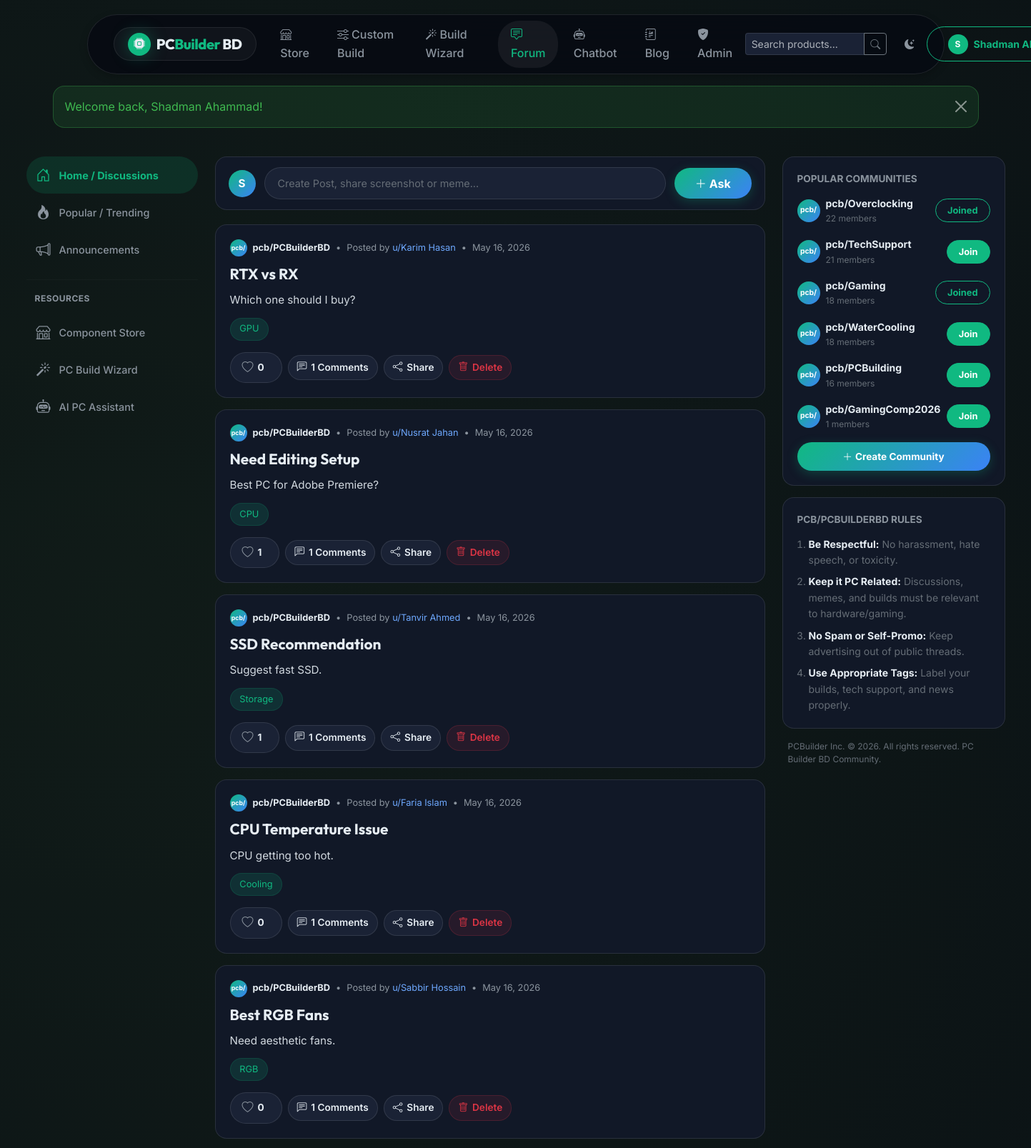
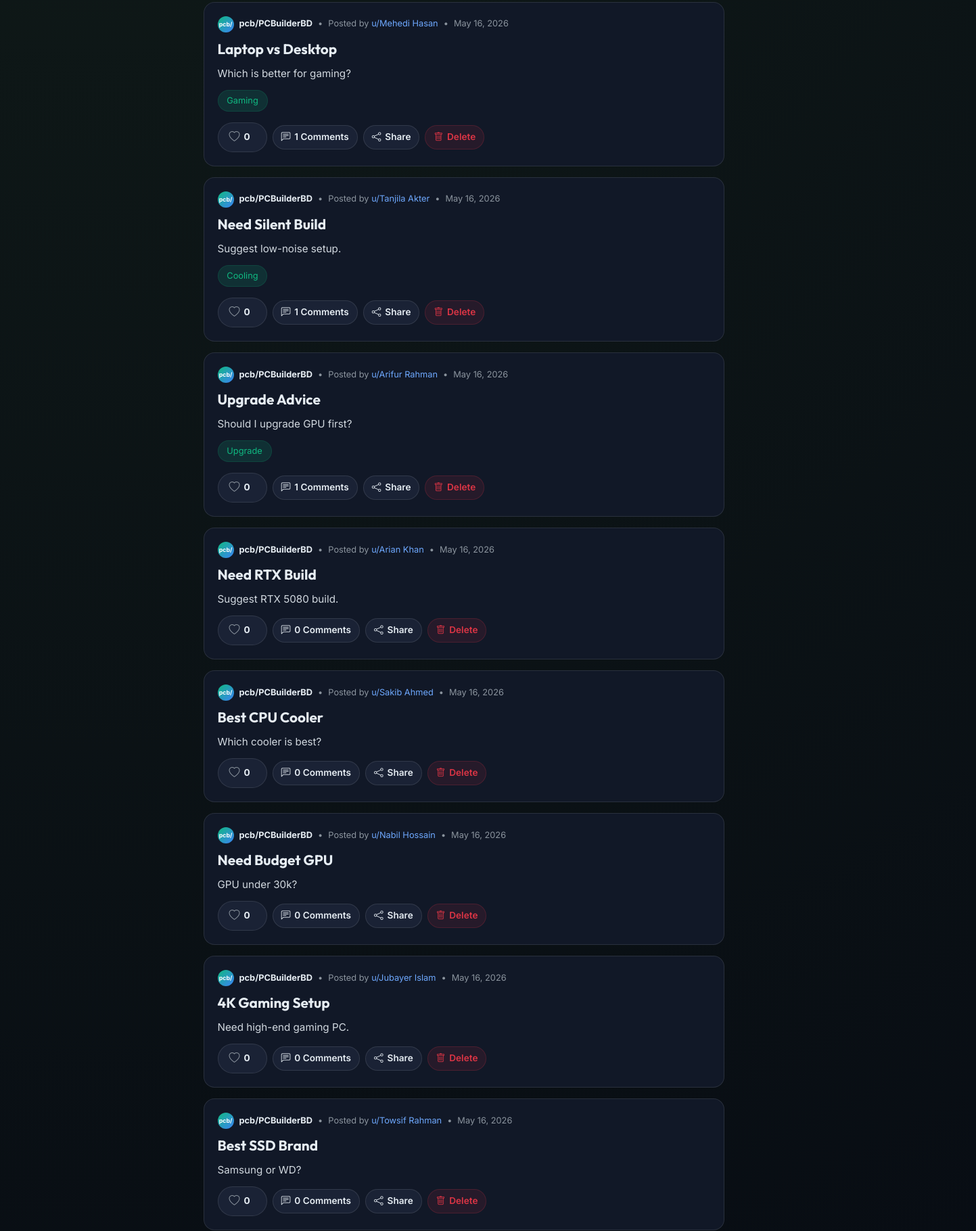
The page /forum.php (signed in, upper part) on the database its author committed (2 pictures, top to bottom).
### tables this page shows
CREATE TABLE `post` (
  `post_id` int(11) NOT NULL AUTO_INCREMENT,
  `user_id` int(11) NOT NULL,
  `title` varchar(100) NOT NULL,
  `content` text NOT NULL,
  `created_at` timestamp NOT NULL DEFAULT current_timestamp(),
  `image_path` varchar(255) DEFAULT NULL,
  `community_id` int(11) DEFAULT NULL,
  PRIMARY KEY (`post_id`),
  KEY `fk_user_id_post` (`user_id`),
  KEY `fk_post_community` (`community_id`),
  CONSTRAINT `fk_post_community` FOREIGN KEY (`community_id`) REFERENCES `community` (`community_id`) ON DELETE SET NULL ON UPDATE CASCADE,
  CONSTRAINT `fk_user_id_post` FOREIGN KEY (`user_id`) REFERENCES `user` (`user_id`) ON DELETE CASCADE ON UPDATE CASCADE
);

CREATE TABLE `user` (
  `user_id` int(11) NOT NULL AUTO_INCREMENT,
  `user_name` varchar(30) NOT NULL,
  `email` varchar(100) NOT NULL,
  `user_password` varchar(255) NOT NULL,
  `role` enum('user','admin','moderator') NOT NULL DEFAULT 'user',
  `created_at` timestamp NOT NULL DEFAULT current_timestamp(),
  PRIMARY KEY (`user_id`)
);

CREATE TABLE `community` (
  `community_id` int(11) NOT NULL AUTO_INCREMENT,
  `name` varchar(50) NOT NULL,
  `description` text DEFAULT NULL,
  `created_by` int(11) NOT NULL,
  `created_at` timestamp NOT NULL DEFAULT current_timestamp(),
  PRIMARY KEY (`community_id`),
  UNIQUE KEY `name` (`name`),
  KEY `fk_comm_creator` (`created_by`),
  CONSTRAINT `fk_comm_creator` FOREIGN KEY (`created_by`) REFERENCES `user` (`user_id`) ON DELETE CASCADE
);

### includes/auth.php (called while the page is built, shortened)
<?php
function get_auth_user(): ?array {
    if (!empty($_SESSION['user'])) return $_SESSION['user'];
    return null;
}
function is_logged_in(): bool { return get_auth_user() !== null; }
function is_moderator(): bool {
    $u = get_auth_user();
    return $u && (in_array($u['role'] ?? '', ['moderator', 'admin']));
}

### includes/db.php (called while the page is built, shortened)
<?php
function get_db(): PDO {
    static $pdo = null;
    if ($pdo !== null) return $pdo;
    $dsn = sprintf(
        'mysql:host=%s;dbname=%s;charset=%s',
        DB_HOST, DB_NAME, DB_CHARSET
    );
    try {
        $pdo = new PDO($dsn, DB_USER, DB_PASS, [
            PDO::ATTR_ERRMODE            => PDO::ERRMODE_EXCEPTION,
            PDO::ATTR_DEFAULT_FETCH_MODE => PDO::FETCH_ASSOC,
            PDO::ATTR_EMULATE_PREPARES   => false,
        ]);
    } catch (PDOException $e) {
        if (APP_ENV === 'production') {
            http_response_code(500);
            die('Database connection failed.');
        }
        throw $e;
    }
    return $pdo;
}
function db_query(string $sql, array $params = []): array {
    $stmt = get_db()->prepare($sql);
    $stmt->execute($params);
    return $stmt->fetchAll();
}
function db_row(string $sql, array $params = []): ?array {
    $stmt = get_db()->prepare($sql);
    $stmt->execute($params);
    $row = $stmt->fetch();
    return $row !== false ? $row : null;
}

### forum.php (the view, shortened to what this page needs)
<?php
require_once __DIR__ . '/includes/db.php';
require_once __DIR__ . '/includes/auth.php';
require_once __DIR__ . '/includes/functions.php';
$tab = input('tab', 'discussions');
$page_num = max(1, (int)input('page', 1));
$per_page = 15;
$user_id = is_logged_in() ? get_auth_user()['id'] : 0;
$community_id = (int)input('community_id', 0);
$where_clause = "";
$total_count = (int)db_row("
    SELECT COUNT(*) c
    FROM post p
    JOIN user u ON p.user_id = u.user_id
    {$where_clause}
")['c'];
$pag = paginate($total_count, $page_num, $per_page);
$posts = db_query("
    SELECT
        p.post_id, p.user_id, p.title, p.content, p.created_at, p.image_path, p.community_id,
        u.user_name,
        c.name AS community_name,
        (SELECT COUNT(*) FROM comment comm WHERE comm.post_id = p.post_id) AS comment_count,
        (SELECT COUNT(*) FROM vote v WHERE v.post_id = p.post_id AND v.vote_type = 'upvote') AS score,
        (SELECT GROUP_CONCAT(t.name SEPARATOR ',') FROM posttag pt JOIN tag t ON pt.tag_id = t.tag_id WHERE pt.post_id = p.post_id) AS tags,
        (SELECT COUNT(*) FROM vote v WHERE v.post_id = p.post_id AND v.user_id = ? AND v.vote_type = 'upvote') AS user_vote
    FROM post p
    JOIN user u ON p.user_id = u.user_id
    LEFT JOIN community c ON p.community_id = c.community_id
    {$where_clause}
    ORDER BY " . ($tab === 'trending' ? 'score DESC, ' : '') . "p.created_at DESC
    LIMIT {$per_page} OFFSET {$pag['offset']}
", [$user_id]);
$sidebar_communities = db_query("
    SELECT c.community_id, c.name,
           (SELECT COUNT(*) FROM community_member cm WHERE cm.community_id = c.community_id) AS member_count,
           (SELECT COUNT(*) FROM community_member cm WHERE cm.community_id = c.community_id AND cm.user_id = ?) AS is_joined
    FROM community c
    ORDER BY member_count DESC
    LIMIT 10
", [$user_id]);
include __DIR__ . '/templates/header.php';
?>
<div class="reddit-layout-grid">
    <div class="reddit-left-sidebar">
        <a href="?tab=discussions" class="reddit-sidebar-link <?= ($tab === 'discussions' && !$community_id) ? 'active' : '' ?>">
            <i class="bi bi-house-door fs-5"></i>Home / Discussions
        </a>
        <a href="?tab=trending" class="reddit-sidebar-link <?= ($tab === 'trending' && !$community_id) ? 'active' : '' ?>">
            <i class="bi bi-fire fs-5"></i>Popular / Trending
        </a>
        <a href="?tab=announcements" class="reddit-sidebar-link <?= ($tab === 'announcements' && !$community_id) ? 'active' : '' ?>">
            <i class="bi bi-megaphone fs-5"></i>Announcements
        </a>
        <hr>
        <div class="reddit-sidebar-title">Resources</div>
        <a href="<?= BASE_URL ?>/store.php" class="reddit-sidebar-link">
            <i class="bi bi-shop fs-5"></i>Component Store
        </a>
        <a href="<?= BASE_URL ?>/purpose.php" class="reddit-sidebar-link">
            <i class="bi bi-magic fs-5"></i>PC Build Wizard
        </a>
        <a href="<?= BASE_URL ?>/chatbot.php" class="reddit-sidebar-link">
            <i class="bi bi-robot fs-5"></i>AI PC Assistant
        </a>
    </div>
    <div class="reddit-center-feed">
        <div class="reddit-create-bar">
            <div class="avatar-circle" style="width: 38px; height: 38px; font-size: 0.95rem;">
                <?= is_logged_in() ? strtoupper(substr(get_auth_user()['username'] ?? get_auth_user()['email'], 0, 1)) : '?' ?>
            </div>
            <a href="<?= BASE_URL ?>/forum_create.php<?= $community_id ? '?community_id=' . $community_id : '' ?>"
               class="reddit-create-input text-decoration-none text-muted d-flex align-items-center">
                <span>Create Post, share screenshot or meme...</span>
            </a>
            <a href="<?= BASE_URL ?>/forum_create.php<?= $community_id ? '?community_id=' . $community_id : '' ?>"
               class="btn btn-accent rounded-pill px-3">
                <i class="bi bi-plus-lg me-1"></i>Ask
            </a>
        </div>
        <div class="forum-list">
            <?php if (empty($posts)): ?>
                <div class="text-center p-5 border rounded" style="background: var(--bg-card); border-color: var(--border) !important;">
                    <i class="bi bi-chat-dots text-muted" style="font-size: 4rem; opacity: 0.5;"></i>
                    <h4 class="mt-3 text-white">No discussions yet</h4>
                    <p class="text-muted">Be the first to start a conversation in the community!</p>
                </div>
            <?php else: ?>
                <?php foreach ($posts as $post): ?>
                <div class="reddit-post-card">
                    <div class="reddit-post-header">
                        <div class="d-flex align-items-center gap-2">
                            <div class="avatar-circle" style="width: 24px; height: 24px; font-size: 0.55rem; font-weight: 700; background: linear-gradient(135deg, var(--accent) 0%, #3b82f6 100%);">
                                pcb/
                            </div>
                            <span class="fw-bold forum-bold-text">
                                <?php if (!empty($post['community_name'])): ?>
                                    <a href="?community_id=<?= $post['community_id'] ?>" class="forum-link-text">pcb/<?= sanitise($post['community_name']) ?></a>
                                <?php else: ?>
                                    <a href="forum.php" class="forum-link-text">pcb/PCBuilderBD</a>
                                <?php endif; ?>
                            </span>
                            <span>•</span>
                            <span>Posted by <span class="text-primary-emphasis">u/<?= sanitise($post['user_name']) ?></span></span>
                            <span>•</span>
                            <span><?= date('M j, Y', strtotime($post['created_at'])) ?></span>
                        </div>
                    </div>
                    <a href="<?= BASE_URL ?>/forum_post.php?id=<?= $post['post_id'] ?>" class="text-decoration-none">
                        <h2 class="reddit-post-title"><?= sanitise($post['title']) ?></h2>
                        <?php if (!empty($post['content'])): ?>
                            <?php
                                $snippet = strip_tags($post['content']);
                            ?>
                            <p class="reddit-post-content"><?= sanitise($snippet) ?></p>
                        <?php endif; ?>
                    </a>
                    <?php if (!empty($post['tags'])): ?>
                    <div class="mb-3 d-flex gap-2 flex-wrap">
                        <?php
                            $tags = explode(',', $post['tags']);
                            foreach ($tags as $t):
                        ?>
                            <span class="tag-badge"><?= sanitise($t) ?></span>
                        <?php endforeach; ?>
                    </div>
                    <?php endif; ?>
                    <div class="reddit-actions-row">
                        <div class="vote-pill" data-post-id="<?= $post['post_id'] ?>">
                            <button class="vote-btn upvote-btn <?= $post['user_vote'] > 0 ? 'active' : '' ?>"
                                    data-type="post" data-id="<?= $post['post_id'] ?>">
                                <i class="bi bi-heart"></i>
                                <span class="vote-score <?= $post['user_vote'] > 0 ? 'upvoted' : '' ?>" id="score-post-<?= $post['post_id'] ?>"><?= (int)$post['score'] ?></span>
                            </button>
                        </div>
                        <a href="<?= BASE_URL ?>/forum_post.php?id=<?= $post['post_id'] ?>" class="action-pill">
                            <i class="bi bi-chat-left-text"></i>
                            <span><?= (int)$post['comment_count'] ?> Comments</span>
                        </a>
                        <a href="#" class="action-pill share-btn" data-url="<?= BASE_URL ?>/forum_post.php?id=<?= $post['post_id'] ?>">
                            <i class="bi bi-share"></i>
                            <span>Share</span>
                        </a>
                        <?php if (is_logged_in() && (is_moderator() || (int)$post['user_id'] === (int)$user_id)): ?>
                        <button type="button" onclick="forumDeletePost(<?= $post['post_id'] ?>, this)" class="action-pill text-danger" style="background: rgba(220, 53, 69, 0.1); border-color: rgba(220, 53, 69, 0.2); cursor:pointer;">
                            <i class="bi bi-trash"></i>
                            <span>Delete</span>
                        </button>
                        <?php endif; ?>
                    </div>
                </div>
                <?php endforeach; ?>
            <?php endif; ?>
        </div>
    </div>
    <div class="reddit-right-sidebar">
        <div class="reddit-right-card">
            <div class="reddit-right-card-title">Popular Communities</div>
            <div class="d-flex flex-column gap-3">
                <?php if (empty($sidebar_communities)): ?>
                    <div class="text-muted small">No communities created yet.</div>
                <?php else: ?>
                    <?php foreach ($sidebar_communities as $comm): ?>
                    <div class="d-flex align-items-center justify-content-between">
                        <div class="d-flex align-items-center gap-2">
                            <div class="avatar-circle" style="width: 32px; height: 32px; font-size: 0.65rem; font-weight: 700; background: linear-gradient(135deg, var(--accent) 0%, #3b82f6 100%);">pcb/</div>
                            <div>
                                <div class="fw-bold forum-bold-text small">
                                    <a href="?community_id=<?= $comm['community_id'] ?>" class="forum-link-text text-decoration-none">
                                        pcb/<?= sanitise($comm['name']) ?>
                                    </a>
                                </div>
                                <div class="text-muted" style="font-size: 0.75rem;" id="member-count-<?= $comm['community_id'] ?>">
                                    <?= number_format($comm['member_count']) ?> members
                                </div>
                            </div>
                        </div>
                        <button class="btn btn-sm btn-join-toggle btn-join-action <?= $comm['is_joined'] ? 'joined' : 'not-joined' ?>"
                                data-id="<?= $comm['community_id'] ?>">
                            <?= $comm['is_joined'] ? 'Joined' : 'Join' ?>
                        </button>
                    </div>
                    <?php endforeach; ?>
                <?php endif; ?>
            </div>
            <?php if (is_logged_in()): ?>
            <button class="btn btn-accent w-100 rounded-pill mt-3 py-2 fw-bold"
                    data-bs-toggle="modal" data-bs-target="#createCommunityModal"
                    style="font-size: 0.85rem;">
                <i class="bi bi-plus-lg me-1"></i>Create Community
            </button>
            <?php endif; ?>
        </div>
        <div class="reddit-right-card">
            <div class="reddit-right-card-title">pcb/PCBuilderBD Rules</div>
            <ol class="ps-3 mb-0 text-muted small" style="line-height: 1.6;">
                <li class="mb-2"><span class="forum-bold-text">Be Respectful:</span> No harassment, hate speech, or toxicity.</li>
                <li class="mb-2"><span class="forum-bold-text">Keep it PC Related:</span> Discussions, memes, and builds must be relevant to hardware/gaming.</li>
                <li class="mb-2"><span class="forum-bold-text">No Spam or Self-Promo:</span> Keep advertising out of public threads.</li>
                <li><span class="forum-bold-text">Use Appropriate Tags:</span> Label your builds, tech support, and news properly.</li>
            </ol>
        </div>
        <div class="text-muted small px-2" style="font-size: 0.75rem; line-height: 1.5;">
            PCBuilder Inc. © 2026. All rights reserved. PC Builder BD Community.
        </div>
    </div>
</div>
<?php include __DIR__ . '/templates/footer.php'; ?>

### rows shown on the page
post: user.user_name "Karim Hasan", created_at "May 16, 2026", title "RTX vs RX", content "Which one should I buy?", t "GPU", score "0", comment_count "1"
post: user.user_name "Nusrat Jahan", created_at "May 16, 2026", title "Need Editing Setup", content "Best PC for Adobe Premiere?", t "CPU", score "1", comment_count "1"
post: user.user_name "Tanvir Ahmed", created_at "May 16, 2026", title "SSD Recommendation", content "Suggest fast SSD.", t "Storage", score "1", comment_count "1"
post: user.user_name "Faria Islam", created_at "May 16, 2026", title "CPU Temperature Issue", content "CPU getting too hot.", t "Cooling", score "0", comment_count "1"
post: user.user_name "Sabbir Hossain", created_at "May 16, 2026", title "Best RGB Fans", content "Need aesthetic fans.", t "RGB", score "0", comment_count "1"
post: user.user_name "Mehedi Hasan", created_at "May 16, 2026", title "Laptop vs Desktop", content "Which is better for gaming?", t "Gaming", score "0", comment_count "1"
post: user.user_name "Tanjila Akter", created_at "May 16, 2026", title "Need Silent Build", content "Suggest low-noise setup.", t "Cooling", score "0", comment_count "1"
post: user.user_name "Arifur Rahman", created_at "May 16, 2026", title "Upgrade Advice", content "Should I upgrade GPU first?", t "Upgrade", score "0", comment_count "1"
post: user.user_name "Arian Khan", created_at "May 16, 2026", title "Need RTX Build", content "Suggest RTX 5080 build.", score "0", comment_count "0"
post: user.user_name "Sakib Ahmed", created_at "May 16, 2026", title "Best CPU Cooler", content "Which cooler is best?", score "0", comment_count "0"
post: user.user_name "Nabil Hossain", created_at "May 16, 2026", title "Need Budget GPU", content "GPU under 30k?", score "0", comment_count "0"
post: user.user_name "Jubayer Islam", created_at "May 16, 2026", title "4K Gaming Setup", content "Need high-end gaming PC.", score "0", comment_count "0"
post: user.user_name "Towsif Rahman", created_at "May 16, 2026", title "Best SSD Brand", content "Samsung or WD?", score "0", comment_count "0"
community: name "Overclocking", member_count "22", shows "Joined"
community: name "TechSupport", member_count "21", shows "Join"
community: name "Gaming", member_count "18", shows "Joined"
community: name "WaterCooling", member_count "18", shows "Join"
community: name "PCBuilding", member_count "16", shows "Join"
community: name "GamingComp2026", member_count "1", shows "Join"

### other values the page prints
$link['label'] "Store"
$link['label'] "Custom Build"
$link['label'] "Build Wizard"
$link['label'] "Forum"
$link['label'] "Chatbot"
$link['label'] "Blog"
substr($cu['name'], 0, 1) "S"
sanitise($cu['name']) "Shadman…"
$m "Welcome back, Shadman Ahammad!"
substr(get_auth_user()['username'] ?? get_auth_user()['email'], 0, 1) "S"
